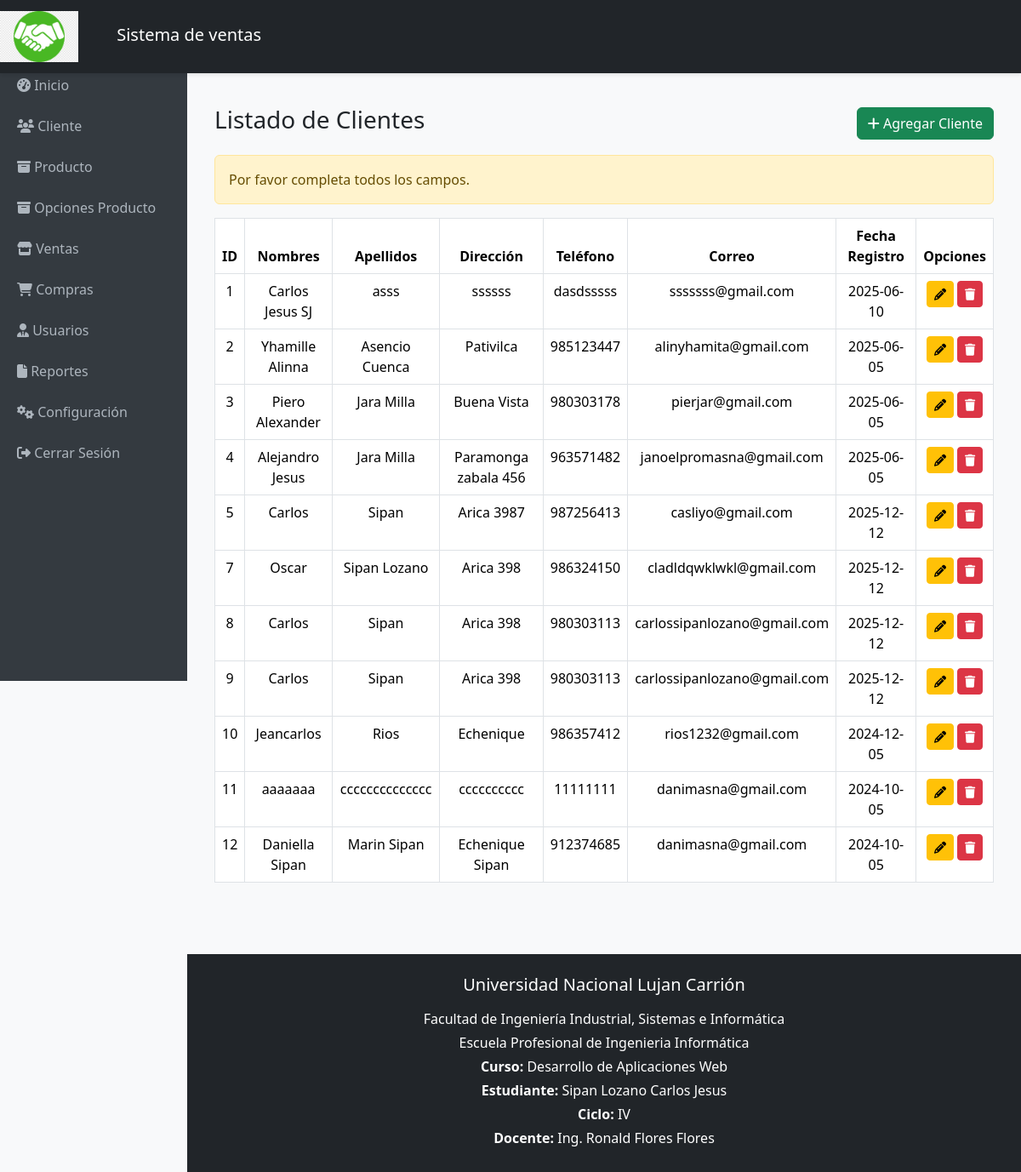
The page /cliente.php?msg=incompleto on the database its author committed.
### tables this page shows
CREATE TABLE `tb_cliente` (
  `client_id` int(11) NOT NULL,
  `client_nombres` varchar(30) NOT NULL,
  `client_apellidos` varchar(30) NOT NULL,
  `client_direccion` varchar(30) NOT NULL,
  `client_telefono` varchar(50) NOT NULL,
  `client_correo` varchar(60) NOT NULL,
  `fecha_registro` date NOT NULL
);

### cliente.php (the view, shortened to what this page needs)
<?php
include_once './conexion/cone.php';
$sql = "SELECT * FROM tb_cliente";
$res = $con->query($sql);
?>
<!DOCTYPE html>
<html lang="es">
<?php include_once './includes/head.php'; ?>
<body>
    <?php include_once './includes/header.php'; ?>
    <div class="content">
        <div class="container-fluid mt-5">
            <div class="d-flex justify-content-between align-items-center mb-3">
                <h3>Listado de Clientes</h3>
                <button class="btn btn-success" data-bs-toggle="modal" data-bs-target="#modalAgregar">
                    <i class="fas fa-plus"></i> Agregar Cliente
                </button>
            </div>
            <?php if (isset($_GET['msg'])) : ?>
                <?php
                $tipo = ($_GET['msg'] === 'incompleto') ? 'warning' : 'success';
                ?>
                <div class="alert alert-<?= $tipo ?>">
                    <?php
                    if ($_GET['msg'] == 'agregado') echo "Cliente agregado correctamente.";
                    elseif ($_GET['msg'] == 'editado') echo "Cliente actualizado correctamente.";
                    elseif ($_GET['msg'] == 'eliminado') echo "Cliente eliminado correctamente.";
                    elseif ($_GET['msg'] == 'incompleto') echo "Por favor completa todos los campos.";
                    else echo "Acción no reconocida.";
                    ?>
                </div>
            <?php endif; ?>
            <table class="table table-bordered table-hover text-center">
                <thead>
                    <tr>
                        <th>ID</th>
                        <th>Nombres</th>
                        <th>Apellidos</th>
                        <th>Dirección</th>
                        <th>Teléfono</th>
                        <th>Correo</th>
                        <th>Fecha Registro</th>
                        <th>Opciones</th>
                    </tr>
                </thead>
                <tbody>
                    <?php while ($row = $res->fetch_assoc()) : ?>
                        <tr>
                            <td><?= $row['client_id'] ?></td>
                            <td><?= $row['client_nombres'] ?></td>
                            <td><?= $row['client_apellidos'] ?></td>
                            <td><?= $row['client_direccion'] ?></td>
                            <td><?= $row['client_telefono'] ?></td>
                            <td><?= $row['client_correo'] ?></td>
                            <td><?= $row['fecha_registro'] ?></td>
                            <td>
                                <button class="btn btn-warning btn-sm" data-bs-toggle="modal" data-bs-target="#modalEditar" data-id="<?= $row['client_id'] ?>" data-nombres="<?= htmlspecialchars($row['client_nombres']) ?>" data-apellidos="<?= htmlspecialchars($row['client_apellidos']) ?>" data-direccion="<?= htmlspecialchars($row['client_direccion']) ?>" data-telefono="<?= $row['client_telefono'] ?>" data-correo="<?= $row['client_correo'] ?>" data-fecha="<?= $row['fecha_registro'] ?>">
                                    <i class="fa fa-pencil"></i>
                                </button>
                                <a href="cliente_eliminar.php?id=<?= $row['client_id'] ?>" class="btn btn-danger btn-sm" onclick="return confirm('¿Eliminar este cliente?')">
                                    <i class="fa fa-trash"></i>
                                </a>
                            </td>
                        </tr>
                    <?php endwhile; ?>
                </tbody>
            </table>
        </div>
    </div>
    <?php include_once './includes/footer.php'; ?>
</body>
</html>

### css/estilos_admin.css (style rules this page uses)
body { font-family: 'Segoe UI', sans-serif; background-color: #f8f9fa; padding-top: 56px; }
.content { margin-left: 220px; padding: 20px; }

### rows shown on the page
tb_cliente: client_id "1", client_nombres "Carlos Jesus SJ", client_apellidos "asss", client_direccion "ssssss", client_telefono "dasdsssss", client_correo "sssssss@gmail.com", fecha_registro "2025-06-10"
tb_cliente: client_id "2", client_nombres "Yhamille Alinna", client_apellidos "Asencio Cuenca", client_direccion "Pativilca", client_telefono "985123447", client_correo "alinyhamita@gmail.com", fecha_registro "2025-06-05"
tb_cliente: client_id "3", client_nombres "Piero Alexander", client_apellidos "Jara Milla", client_direccion "Buena Vista", client_telefono "980303178", client_correo "pierjar@gmail.com", fecha_registro "2025-06-05"
tb_cliente: client_id "4", client_nombres "Alejandro Jesus", client_apellidos "Jara Milla", client_direccion "Paramonga zabala 456", client_telefono "963571482", client_correo "janoelpromasna@gmail.com", fecha_registro "2025-06-05"
tb_cliente: client_id "5", client_nombres "Carlos", client_apellidos "Sipan", client_direccion "Arica 3987", client_telefono "987256413", client_correo "casliyo@gmail.com", fecha_registro "2025-12-12"
tb_cliente: client_id "7", client_nombres "Oscar", client_apellidos "Sipan Lozano", client_direccion "Arica 398", client_telefono "986324150", client_correo "cladldqwklwkl@gmail.com", fecha_registro "2025-12-12"
tb_cliente: client_id "8", client_nombres "Carlos", client_apellidos "Sipan", client_direccion "Arica 398", client_telefono "980303113", client_correo "carlossipanlozano@gmail.com", fecha_registro "2025-12-12"
tb_cliente: client_id "9", client_nombres "Carlos", client_apellidos "Sipan", client_direccion "Arica 398", client_telefono "980303113", client_correo "carlossipanlozano@gmail.com", fecha_registro "2025-12-12"
tb_cliente: client_id "10", client_nombres "Jeancarlos", client_apellidos "Rios", client_direccion "Echenique", client_telefono "986357412", client_correo "rios1232@gmail.com", fecha_registro "2024-12-05"
tb_cliente: client_id "11", client_nombres "aaaaaaa", client_apellidos "cccccccccccccc", client_direccion "cccccccccc", client_telefono "11111111", client_correo "danimasna@gmail.com", fecha_registro "2024-10-05"
tb_cliente: client_id "12", client_nombres "Daniella Sipan", client_apellidos "Marin Sipan", client_direccion "Echenique Sipan", client_telefono "912374685", client_correo "danimasna@gmail.com", fecha_registro "2024-10-05"
